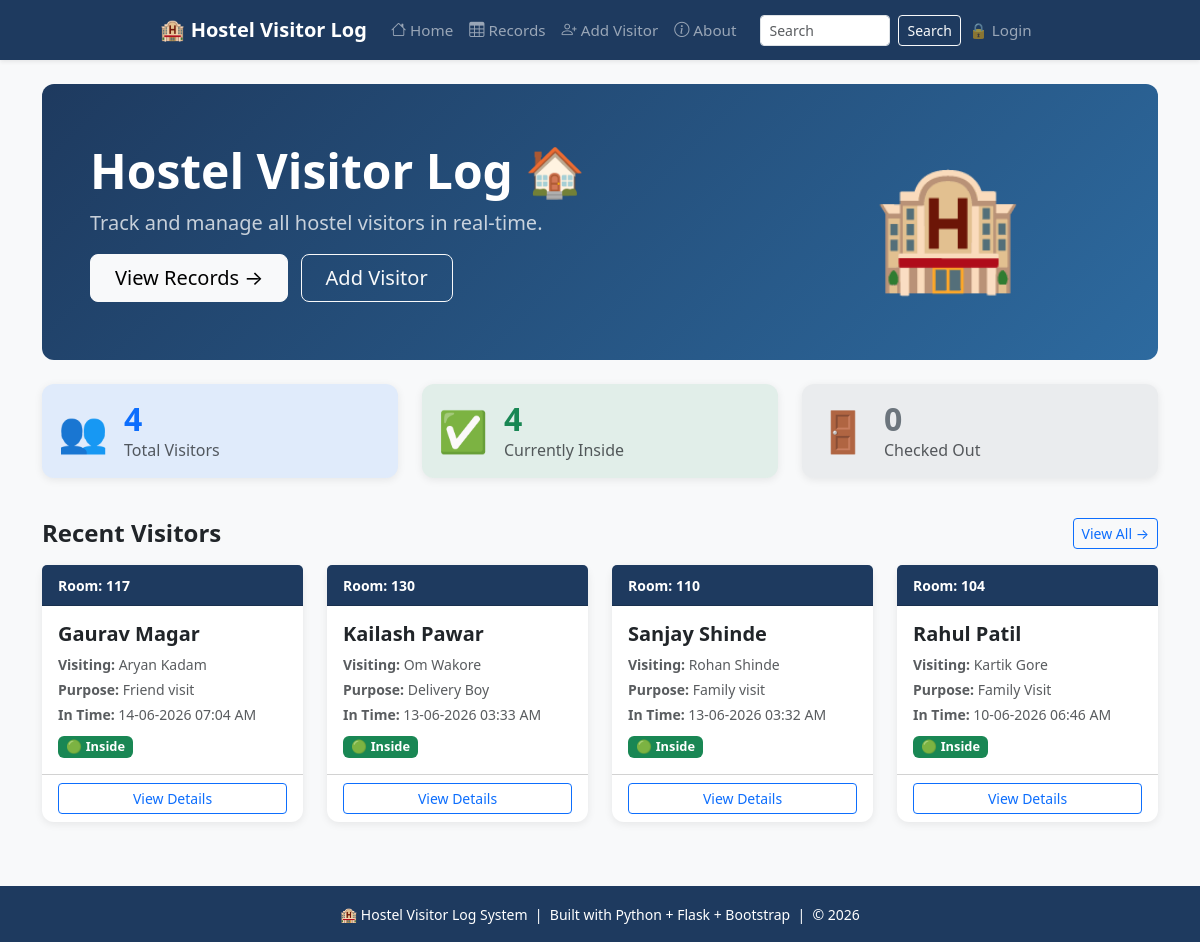
The app's page /, older data.
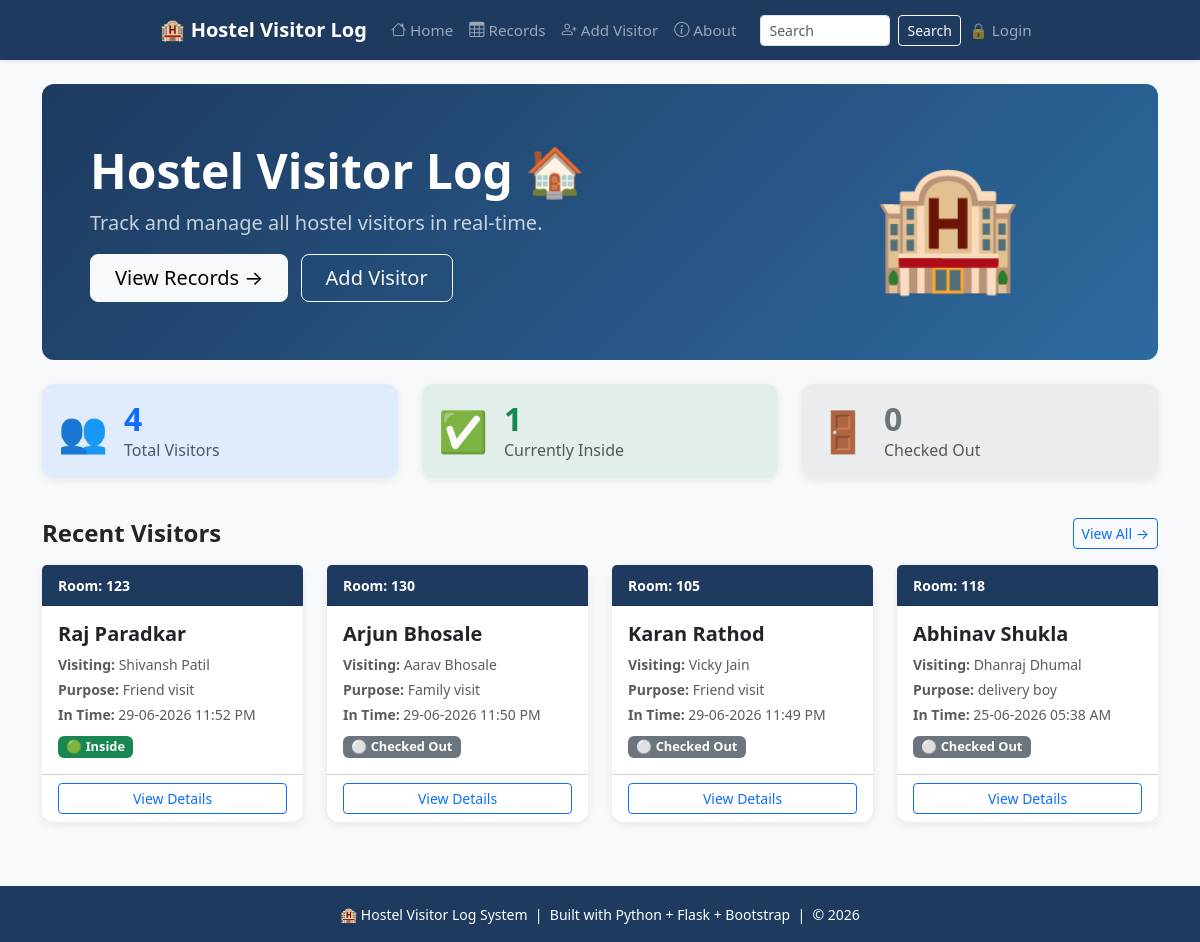
The same page, newer data.
### tables this page shows
CREATE TABLE visitors (
            id INTEGER PRIMARY KEY AUTOINCREMENT,
            visitor_name TEXT NOT NULL,
            student_name TEXT NOT NULL,
            room_number TEXT NOT NULL,
            purpose TEXT NOT NULL,
            in_time TEXT NOT NULL,
            out_time TEXT NOT NULL DEFAULT 'Still Inside',
            status TEXT DEFAULT 'Inside'
        );

### app.py (the view)
@app.route('/')
def home():
    conn = get_db()
    visitors = conn.execute("SELECT * FROM visitors ORDER BY id DESC").fetchall()
    rooms = conn.execute("SELECT DISTINCT room_number FROM visitors ORDER BY room_number").fetchall()
    conn.close()
    total_count = len(visitors)
    inside_count = sum(1 for v in visitors if v['status'] == 'Inside')
    checkout_count = total_count - inside_count
    return render_template('home.html',
                         visitors=visitors,
                         total_count=total_count,
                         inside_count=inside_count,
                         checkout_count=checkout_count,
                         rooms=rooms)

### app.py (called while the page is built)
def get_db():
    conn = sqlite3.connect('database.db')
    conn.row_factory = sqlite3.Row
    return conn

@app.context_processor
def inject_user():
    return dict(current_user=session.get('username'))

### templates/home.html (shortened to what this page needs)
{% extends 'base.html' %}
{% block content %}
<div class="hero-section p-5 mb-4">
    <div class="row align-items-center">
        <div class="col-md-8">
            <h1 class="display-5 fw-bold mb-2">
                Hostel Visitor Log 🏠
            </h1>
            <p class="fs-5 opacity-75 mb-3">
                Track and manage all hostel visitors in real-time.
            </p>
            <a href="{{ url_for('records') }}"
               class="btn btn-light btn-lg px-4 me-2">
                View Records →
            </a>
            <a href="{{ url_for('add_visitor') }}"
               class="btn btn-outline-light btn-lg px-4">
                Add Visitor
            </a>
        </div>
        <div class="col-md-4 text-center d-none d-md-block">
            <span style="font-size: 120px;">🏨</span>
        </div>
    </div>
</div>
<div class="row mb-4">
    <div class="col-md-4 mb-3">
        <div class="card stat-card p-3 bg-primary bg-opacity-10">
            <div class="d-flex align-items-center">
                <span style="font-size:40px;">👥</span>
                <div class="ms-3">
                    <h2 class="fw-bold text-primary mb-0">{{ visitors|length }}</h2>
                    <p class="text-muted mb-0">Total Visitors</p>
                </div>
            </div>
        </div>
    </div>
    <div class="col-md-4 mb-3">
        <div class="card stat-card p-3 bg-success bg-opacity-10">
            <div class="d-flex align-items-center">
                <span style="font-size:40px;">✅</span>
                <div class="ms-3">
                    {% set inside = visitors|selectattr('status','equalto','Inside')|list %}
                    <h2 class="fw-bold text-success mb-0">{{ inside|length }}</h2>
                    <p class="text-muted mb-0">Currently Inside</p>
                </div>
            </div>
        </div>
    </div>
    <div class="col-md-4 mb-3">
        <div class="card stat-card p-3 bg-secondary bg-opacity-10">
            <div class="d-flex align-items-center">
                <span style="font-size:40px;">🚪</span>
                <div class="ms-3">
                    {% set checked_out = visitors|selectattr('status','equalto','Checked Out')|list %}
                    <h2 class="fw-bold text-secondary mb-0">{{ checked_out|length }}</h2>
                    <p class="text-muted mb-0">Checked Out</p>
                </div>
            </div>
        </div>
    </div>
</div>
<div class="d-flex justify-content-between align-items-center mb-3">
    <h4 class="fw-bold mb-0">Recent Visitors</h4>
    <a href="{{ url_for('records') }}"
       class="btn btn-sm btn-outline-primary">
        View All →
    </a>
</div>
<div class="row">
    {% for visitor in visitors[:8] %}
    <div class="col-12 col-md-6 col-lg-3 mb-3">
        <div class="card student-card h-100">
            <div class="card-header py-2"
                 style="background-color: #1e3a5f; color:white;">
                <small class="fw-bold">Room: {{ visitor['room_number'] }}</small>
            </div>
            <div class="card-body">
                <h5 class="card-title fw-bold">{{ visitor['visitor_name'] }}</h5>
                <p class="card-text text-muted small mb-1">
                    <strong>Visiting:</strong> {{ visitor['student_name'] }}
                </p>
                <p class="card-text text-muted small mb-1">
                    <strong>Purpose:</strong> {{ visitor['purpose'] }}
                </p>
                <p class="card-text text-muted small mb-2">
                    <strong>In Time:</strong> {{ visitor['in_time'] }}
                </p>
                {% if visitor['status'] == 'Inside' %}
                    <span class="badge bg-success">🟢 Inside</span>
                {% else %}
                    <span class="badge bg-secondary">⚪ Checked Out</span>
                {% endif %}
            </div>
            <div class="card-footer bg-transparent">
                <a href="{{ url_for('details', id=visitor['id']) }}"
                   class="btn btn-sm btn-outline-primary w-100">View Details</a>
            </div>
        </div>
    </div>
    {% endfor %}
</div>
{% endblock %}

### templates/base.html (shortened to what this page needs)
<!DOCTYPE html>
<html lang="en">
<head>
    <link href="https://cdn.jsdelivr.net/npm/bootstrap@5.3.0/dist/css/bootstrap.min.css" rel="stylesheet">
    <link rel="stylesheet" href="https://cdn.jsdelivr.net/npm/bootstrap-icons@1.11.3/font/bootstrap-icons.css">
</head>
<body class="bg-light">
    <nav class="navbar navbar-expand navbar-dark shadow-sm">
        <div class="container justify-content-center">
            <a class="navbar-brand fw-bold fs-5 me-3" href="{{ url_for('home') }}">
                🏨 Hostel Visitor Log
            </a>
            <div class="navbar-nav">
                <a class="nav-link px-2 py-1" href="{{ url_for('home') }}">
                    <i class="bi bi-house"></i> Home
                </a>
                <a class="nav-link px-2 py-1" href="{{ url_for('records') }}">
                    <i class="bi bi-table"></i> Records
                </a>
                <a class="nav-link px-2 py-1" href="{{ url_for('add_visitor') }}">
                    <i class="bi bi-person-plus"></i> Add Visitor
                </a>
                <a class="nav-link px-2 py-1" href="{{ url_for('about') }}">
                    <i class="bi bi-info-circle"></i> About
                </a>
                <form class="d-flex ms-3" action="{{ url_for('search') }}" method="GET">
                    <input class="form-control form-control-sm me-2"
                           style="width:130px"
                           type="search"
                           placeholder="Search"
                           name="q"
                           value="{{ request.args.get('q', '') }}">
                    <button class="btn btn-outline-light btn-sm" type="submit">Search</button>
                </form>
                {% if session.username %}
                    <span class="nav-link px-2 py-1 text-white">👤 {{ session.username }}</span>
                    <a class="nav-link px-2 py-1" href="{{ url_for('logout') }}">
                        🔓 Logout
                    </a>
                {% else %}
                    <a class="nav-link px-2 py-1" href="{{ url_for('login') }}">
                        🔒 Login
                    </a>
                {% endif %}
            </div>
        </div>
    </nav>
<div class="container mt-4 mb-5">
    {% block content %}
    {% endblock %}
</div>
    <footer style="background-color: var(--brand);" class="text-white text-center py-3 mt-5">
        <small>
            🏨 Hostel Visitor Log System &nbsp;|&nbsp;
            Built with Python + Flask + Bootstrap &nbsp;|&nbsp;
            © 2026
        </small>
    </footer>
</body>
</html>

### templates/base.html (style rules this page uses)
:root { --brand: #1e3a5f; }
body { background-color: #f8f9fa; }
.navbar { min-height: 60px; background-color: var(--brand); }
.navbar-brand { font-weight: 600; }
.hero-section { background: linear-gradient(135deg, #1e3a5f 0%, #2d6a9f 100%); color: white; border-radius: 12px; }
.nav-link { font-size: 0.95rem; font-weight: 500; }
.card { border: none; border-radius: 12px; box-shadow: 0 2px 8px rgba(0,0,0,0.08); transition: transform 0.2s, box-shadow 0.2s; }
.badge { font-size: 0.8rem; }

Row changes from the older to the newer data that the page shows:
removed visitors: room_number "117", visitor_name "Gaurav Magar", student_name "Aryan Kadam", purpose "Friend visit", in_time "14-06-2026 07:04 AM", status "🟢 Inside"
removed visitors: room_number "130", visitor_name "Kailash Pawar", student_name "Om Wakore", purpose "Delivery Boy", in_time "13-06-2026 03:33 AM", status "🟢 Inside"
removed visitors: room_number "110", visitor_name "Sanjay Shinde", student_name "Rohan Shinde", purpose "Family visit", in_time "13-06-2026 03:32 AM", status "🟢 Inside"
removed visitors: room_number "104", visitor_name "Rahul Patil", student_name "Kartik Gore", purpose "Family Visit", in_time "10-06-2026 06:46 AM", status "🟢 Inside"
added visitors: room_number "123", visitor_name "Raj Paradkar", student_name "Shivansh Patil", purpose "Friend visit", in_time "29-06-2026 11:52 PM", status "🟢 Inside"
added visitors: room_number "130", visitor_name "Arjun Bhosale", student_name "Aarav Bhosale", purpose "Family visit", in_time "29-06-2026 11:50 PM", status "⚪ Checked Out"
added visitors: room_number "105", visitor_name "Karan Rathod", student_name "Vicky Jain", purpose "Friend visit", in_time "29-06-2026 11:49 PM", status "⚪ Checked Out"
added visitors: room_number "118", visitor_name "Abhinav Shukla", student_name "Dhanraj Dhumal", purpose "delivery boy", in_time "25-06-2026 05:38 AM", status "⚪ Checked Out"
Text that changed along with them:
{{ inside|length }}: "4" → "1"
